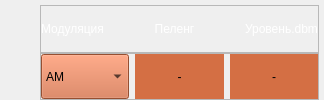
             <widget class="QWidget" name="widget_9" native="true">
              <property name="sizePolicy">
               <sizepolicy hsizetype="Preferred" vsizetype="Preferred">
                <horstretch>0</horstretch>
                <verstretch>0</verstretch>
               </sizepolicy>
              </property>
              <property name="styleSheet">
               <string notr="true"/>
              </property>
              <layout class="QGridLayout" name="gridLayout_5">
               <property name="leftMargin">
                <number>0</number>
               </property>
               <property name="topMargin">
                <number>5</number>
               </property>
               <property name="rightMargin">
                <number>5</number>
               </property>
               <property name="bottomMargin">
                <number>0</number>
               </property>
               <property name="spacing">
                <number>0</number>
               </property>
               <item row="1" column="1">
                <widget class="QFrame" name="frame_29">
                 <property name="sizePolicy">
                  <sizepolicy hsizetype="Preferred" vsizetype="Preferred">
                   <horstretch>0</horstretch>
                   <verstretch>0</verstretch>
                  </sizepolicy>
                 </property>
                 <property name="frameShape">
                  <enum>QFrame::StyledPanel</enum>
                 </property>
                 <property name="frameShadow">
                  <enum>QFrame::Raised</enum>
                 </property>
                 <layout class="QHBoxLayout" name="horizontalLayout_17">
                  <property name="leftMargin">
                   <number>0</number>
                  </property>
                  <property name="topMargin">
                   <number>0</number>
                  </property>
                  <property name="rightMargin">
                   <number>0</number>
                  </property>
                  <property name="bottomMargin">
                   <number>0</number>
                  </property>
                  <item>
                   <widget class="QComboBox" name="cb_mod">
                    <property name="sizePolicy">
                     <sizepolicy hsizetype="Preferred" vsizetype="Preferred">
                      <horstretch>0</horstretch>
                      <verstretch>0</verstretch>
                     </sizepolicy>
                    </property>
                    <property name="cursor">
                     <cursorShape>PointingHandCursor</cursorShape>
                    </property>
                    <property name="styleSheet">
                     <string notr="true">background-color: rgb(212, 111, 68)</string>
                    </property>
                    <item>
                     <property name="text">
                      <string>АМ</string>
                     </property>
                    </item>
                    <item>
                     <property name="text">
                      <string>ОМ</string>
                     </property>
                    </item>
                    <item>
                     <property name="text">
                      <string>ЧМ</string>
                     </property>
                    </item>
                    <item>
                     <property name="text">
                      <string>ЧМн</string>
                     </property>
                    </item>
                    <item>
                     <property name="text">
                      <string>ФМн</string>
                     </property>
                    </item>
                   </widget>
                  </item>
                  <item>
                   <widget class="QLabel" name="lbl_peleng">
                    <property name="sizePolicy">
                     <sizepolicy hsizetype="Preferred" vsizetype="Preferred">
                      <horstretch>0</horstretch>
                      <verstretch>0</verstretch>
                     </sizepolicy>
                    </property>
                    <property name="styleSheet">
                     <string notr="true">background-color: rgb(212, 111, 68)</string>
                    </property>
                    <property name="text">
                     <string>-</string>
                    </property>
                    <property name="alignment">
                     <set>Qt::AlignCenter</set>
                    </property>
                   </widget>
                  </item>
                  <item>
                   <widget class="QLabel" name="lbl_peleng_2">
                    <property name="sizePolicy">
                     <sizepolicy hsizetype="Preferred" vsizetype="Preferred">
                      <horstretch>0</horstretch>
                      <verstretch>0</verstretch>
                     </sizepolicy>
                    </property>
                    <property name="styleSheet">
                     <string notr="true">background-color: rgb(212, 111, 68)</string>
                    </property>
                    <property name="text">
                     <string>-</string>
                    </property>
                    <property name="alignment">
                     <set>Qt::AlignCenter</set>
                    </property>
                   </widget>
                  </item>
                 </layout>
                </widget>
               </item>
               <item row="0" column="1">
                <widget class="QFrame" name="frame_30">
                 <property name="sizePolicy">
                  <sizepolicy hsizetype="Preferred" vsizetype="Preferred">
                   <horstretch>0</horstretch>
                   <verstretch>0</verstretch>
                  </sizepolicy>
                 </property>
                 <property name="frameShape">
                  <enum>QFrame::StyledPanel</enum>
                 </property>
                 <property name="frameShadow">
                  <enum>QFrame::Raised</enum>
                 </property>
                 <layout class="QHBoxLayout" name="horizontalLayout_18">
                  <property name="spacing">
                   <number>10</number>
                  </property>
                  <property name="leftMargin">
                   <number>0</number>
                  </property>
                  <property name="topMargin">
                   <number>0</number>
                  </property>
                  <property name="rightMargin">
                   <number>0</number>
                  </property>
                  <property name="bottomMargin">
                   <number>0</number>
                  </property>
                  <item>
                   <widget class="QLabel" name="lbl_42">
                    <property name="sizePolicy">
                     <sizepolicy hsizetype="Preferred" vsizetype="Preferred">
                      <horstretch>0</horstretch>
                      <verstretch>0</verstretch>
                     </sizepolicy>
                    </property>
                    <property name="styleSheet">
                     <string notr="true">color: rgb(255, 255, 255);
font: 9pt &quot;MS Shell Dlg 2&quot;;</string>
                    </property>
                    <property name="text">
                     <string>Модуляция</string>
                    </property>
                    <property name="alignment">
                     <set>Qt::AlignCenter</set>
                    </property>
                   </widget>
                  </item>
                  <item>
                   <spacer name="horizontalSpacer_4">
                    <property name="sizePolicy">
                     <sizepolicy hsizetype="Minimum" vsizetype="Minimum">
                      <horstretch>0</horstretch>
                      <verstretch>0</verstretch>
                     </sizepolicy>
                    </property>
                    <property name="orientation">
                     <enum>Qt::Horizontal</enum>
                    </property>
                    <property name="sizeHint" stdset="0">
                     <size>
                      <width>40</width>
                      <height>20</height>
                     </size>
                    </property>
                   </spacer>
                  </item>
                  <item>
                   <widget class="QLabel" name="lbl_16">
                    <property name="sizePolicy">
                     <sizepolicy hsizetype="Preferred" vsizetype="Preferred">
                      <horstretch>0</horstretch>
                      <verstretch>0</verstretch>
                     </sizepolicy>
                    </property>
                    <property name="styleSheet">
                     <string notr="true">color: rgb(255, 255, 255);
font: 9pt &quot;MS Shell Dlg 2&quot;;</string>
                    </property>
                    <property name="text">
                     <string>Пеленг</string>
                    </property>
                    <property name="alignment">
                     <set>Qt::AlignCenter</set>
                    </property>
                   </widget>
                  </item>
                  <item>
                   <spacer name="horizontalSpacer_5">
                    <property name="sizePolicy">
                     <sizepolicy hsizetype="Minimum" vsizetype="Minimum">
                      <horstretch>0</horstretch>
                      <verstretch>0</verstretch>
                     </sizepolicy>
                    </property>
                    <property name="orientation">
                     <enum>Qt::Horizontal</enum>
                    </property>
                    <property name="sizeHint" stdset="0">
                     <size>
                      <width>40</width>
                      <height>20</height>
                     </size>
                    </property>
                   </spacer>
                  </item>
                  <item>
                   <widget class="QLabel" name="lbl_43">
                    <property name="sizePolicy">
                     <sizepolicy hsizetype="Preferred" vsizetype="Preferred">
                      <horstretch>0</horstretch>
                      <verstretch>0</verstretch>
                     </sizepolicy>
                    </property>
                    <property name="styleSheet">
                     <string notr="true">color: rgb(255, 255, 255);
font: 9pt &quot;MS Shell Dlg 2&quot;;</string>
                    </property>
                    <property name="text">
                     <string>Уровень.dbm</string>
                    </property>
                    <property name="alignment">
                     <set>Qt::AlignCenter</set>
                    </property>
                   </widget>
                  </item>
                 </layout>
                </widget>
               </item>
               <item row="1" column="0">
                <spacer name="horizontalSpacer_3">
                 <property name="sizePolicy">
                  <sizepolicy hsizetype="Minimum" vsizetype="Minimum">
                   <horstretch>0</horstretch>
                   <verstretch>0</verstretch>
                  </sizepolicy>
                 </property>
                 <property name="orientation">
                  <enum>Qt::Horizontal</enum>
                 </property>
                 <property name="sizeHint" stdset="0">
                  <size>
                   <width>40</width>
                   <height>20</height>
                  </size>
                 </property>
                </spacer>
               </item>
              </layout>
             </widget>
